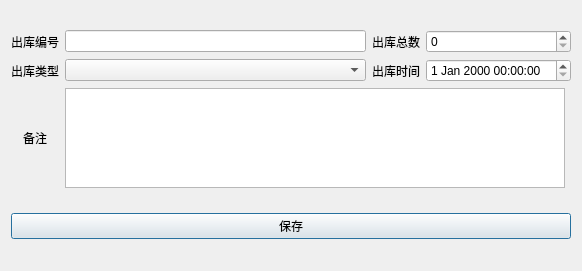
<?xml version="1.0" encoding="UTF-8"?>
<ui version="4.0">
 <class>OutWarehouseMTDialog</class>
 <widget class="QDialog" name="OutWarehouseMTDialog">
  <property name="geometry">
   <rect>
    <x>0</x>
    <y>0</y>
    <width>582</width>
    <height>271</height>
   </rect>
  </property>
  <property name="windowTitle">
   <string>出库单</string>
  </property>
  <layout class="QGridLayout" name="gridLayout_2">
   <item row="0" column="0">
    <layout class="QGridLayout" name="gridLayout">
     <item row="0" column="2">
      <widget class="QLabel" name="label_5">
       <property name="text">
        <string>出库总数</string>
       </property>
       <property name="alignment">
        <set>Qt::AlignmentFlag::AlignCenter</set>
       </property>
      </widget>
     </item>
     <item row="0" column="1">
      <widget class="QLineEdit" name="outbound_number_lineEdit"/>
     </item>
     <item row="0" column="0">
      <widget class="QLabel" name="label">
       <property name="text">
        <string>出库编号</string>
       </property>
       <property name="alignment">
        <set>Qt::AlignmentFlag::AlignCenter</set>
       </property>
      </widget>
     </item>
     <item row="1" column="0">
      <widget class="QLabel" name="label_2">
       <property name="text">
        <string>出库类型</string>
       </property>
       <property name="alignment">
        <set>Qt::AlignmentFlag::AlignCenter</set>
       </property>
      </widget>
     </item>
     <item row="0" column="3">
      <widget class="QSpinBox" name="stock_out_total_amount_spinBox">
       <property name="maximum">
        <number>1000000000</number>
       </property>
      </widget>
     </item>
     <item row="1" column="1">
      <widget class="QComboBox" name="stock_out_type_combox"/>
     </item>
     <item row="1" column="2">
      <widget class="QLabel" name="label_4">
       <property name="text">
        <string>出库时间</string>
       </property>
       <property name="alignment">
        <set>Qt::AlignmentFlag::AlignCenter</set>
       </property>
      </widget>
     </item>
     <item row="1" column="3">
      <widget class="QDateTimeEdit" name="stock_out_dateTime"/>
     </item>
     <item row="2" column="0">
      <widget class="QLabel" name="label_8">
       <property name="text">
        <string>备注</string>
       </property>
       <property name="alignment">
        <set>Qt::AlignmentFlag::AlignCenter</set>
       </property>
      </widget>
     </item>
     <item row="2" column="1" colspan="3">
      <widget class="QPlainTextEdit" name="stock_out_remark_plainTextEdit">
       <property name="sizePolicy">
        <sizepolicy hsizetype="Fixed" vsizetype="Fixed">
         <horstretch>0</horstretch>
         <verstretch>0</verstretch>
        </sizepolicy>
       </property>
       <property name="minimumSize">
        <size>
         <width>500</width>
         <height>0</height>
        </size>
       </property>
       <property name="maximumSize">
        <size>
         <width>16777215</width>
         <height>100</height>
        </size>
       </property>
      </widget>
     </item>
    </layout>
   </item>
   <item row="1" column="0">
    <widget class="QPushButton" name="out_warehouse_save_btn">
     <property name="text">
      <string>保存</string>
     </property>
    </widget>
   </item>
  </layout>
 </widget>
 <resources/>
 <connections/>
</ui>
